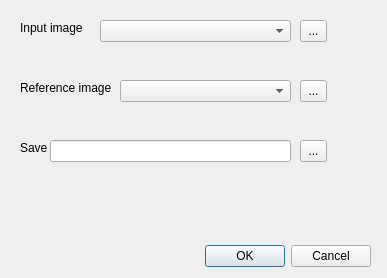
<?xml version="1.0" encoding="UTF-8"?>
<ui version="4.0">
 <class>histmatchDialogBase</class>
 <widget class="QDialog" name="histmatchDialogBase">
  <property name="geometry">
   <rect>
    <x>0</x>
    <y>0</y>
    <width>387</width>
    <height>278</height>
   </rect>
  </property>
  <property name="windowTitle">
   <string>Histogram Matching</string>
  </property>
  <widget class="QDialogButtonBox" name="button_box">
   <property name="geometry">
    <rect>
     <x>30</x>
     <y>240</y>
     <width>341</width>
     <height>32</height>
    </rect>
   </property>
   <property name="orientation">
    <enum>Qt::Horizontal</enum>
   </property>
   <property name="standardButtons">
    <set>QDialogButtonBox::Cancel|QDialogButtonBox::Ok</set>
   </property>
  </widget>
  <widget class="QLabel" name="label">
   <property name="geometry">
    <rect>
     <x>20</x>
     <y>20</y>
     <width>71</width>
     <height>16</height>
    </rect>
   </property>
   <property name="text">
    <string>Input image</string>
   </property>
  </widget>
  <widget class="QLabel" name="label_2">
   <property name="geometry">
    <rect>
     <x>20</x>
     <y>80</y>
     <width>101</width>
     <height>16</height>
    </rect>
   </property>
   <property name="text">
    <string>Reference image</string>
   </property>
  </widget>
  <widget class="QLabel" name="label_3">
   <property name="geometry">
    <rect>
     <x>20</x>
     <y>140</y>
     <width>31</width>
     <height>16</height>
    </rect>
   </property>
   <property name="text">
    <string>Save</string>
   </property>
  </widget>
  <widget class="QComboBox" name="comboBox">
   <property name="geometry">
    <rect>
     <x>100</x>
     <y>20</y>
     <width>191</width>
     <height>22</height>
    </rect>
   </property>
  </widget>
  <widget class="QComboBox" name="comboBox_2">
   <property name="geometry">
    <rect>
     <x>120</x>
     <y>80</y>
     <width>171</width>
     <height>22</height>
    </rect>
   </property>
  </widget>
  <widget class="QLineEdit" name="lineEdit">
   <property name="geometry">
    <rect>
     <x>50</x>
     <y>140</y>
     <width>241</width>
     <height>22</height>
    </rect>
   </property>
  </widget>
  <widget class="QToolButton" name="toolButton">
   <property name="geometry">
    <rect>
     <x>300</x>
     <y>20</y>
     <width>27</width>
     <height>22</height>
    </rect>
   </property>
   <property name="text">
    <string>...</string>
   </property>
  </widget>
  <widget class="QToolButton" name="toolButton_2">
   <property name="geometry">
    <rect>
     <x>300</x>
     <y>80</y>
     <width>27</width>
     <height>22</height>
    </rect>
   </property>
   <property name="text">
    <string>...</string>
   </property>
  </widget>
  <widget class="QToolButton" name="toolButton_3">
   <property name="geometry">
    <rect>
     <x>300</x>
     <y>140</y>
     <width>27</width>
     <height>22</height>
    </rect>
   </property>
   <property name="text">
    <string>...</string>
   </property>
  </widget>
 </widget>
 <resources/>
 <connections>
  <connection>
   <sender>button_box</sender>
   <signal>accepted()</signal>
   <receiver>histmatchDialogBase</receiver>
   <slot>accept()</slot>
   <hints>
    <hint type="sourcelabel">
     <x>20</x>
     <y>20</y>
    </hint>
    <hint type="destinationlabel">
     <x>20</x>
     <y>20</y>
    </hint>
   </hints>
  </connection>
  <connection>
   <sender>button_box</sender>
   <signal>rejected()</signal>
   <receiver>histmatchDialogBase</receiver>
   <slot>reject()</slot>
   <hints>
    <hint type="sourcelabel">
     <x>20</x>
     <y>20</y>
    </hint>
    <hint type="destinationlabel">
     <x>20</x>
     <y>20</y>
    </hint>
   </hints>
  </connection>
 </connections>
</ui>
